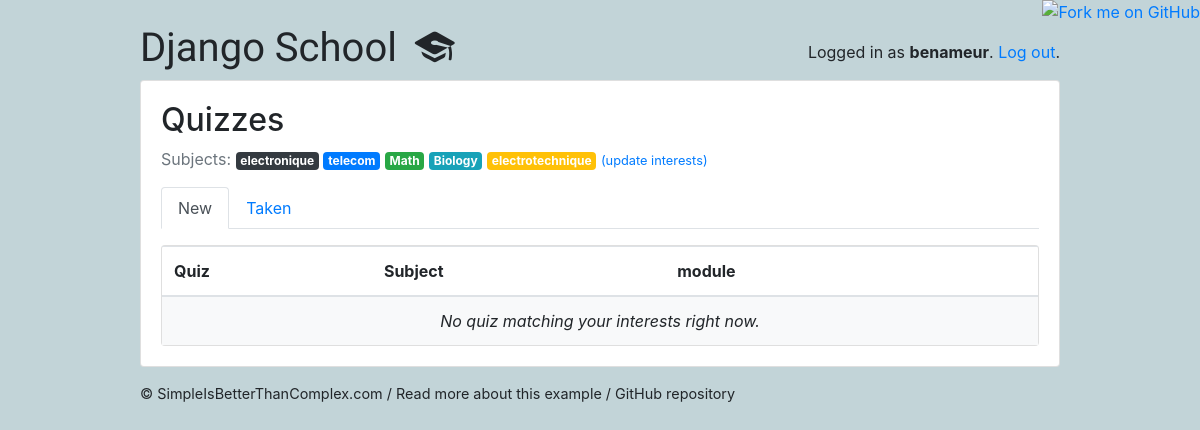
Before: /students/ (signed in) with the older database file.
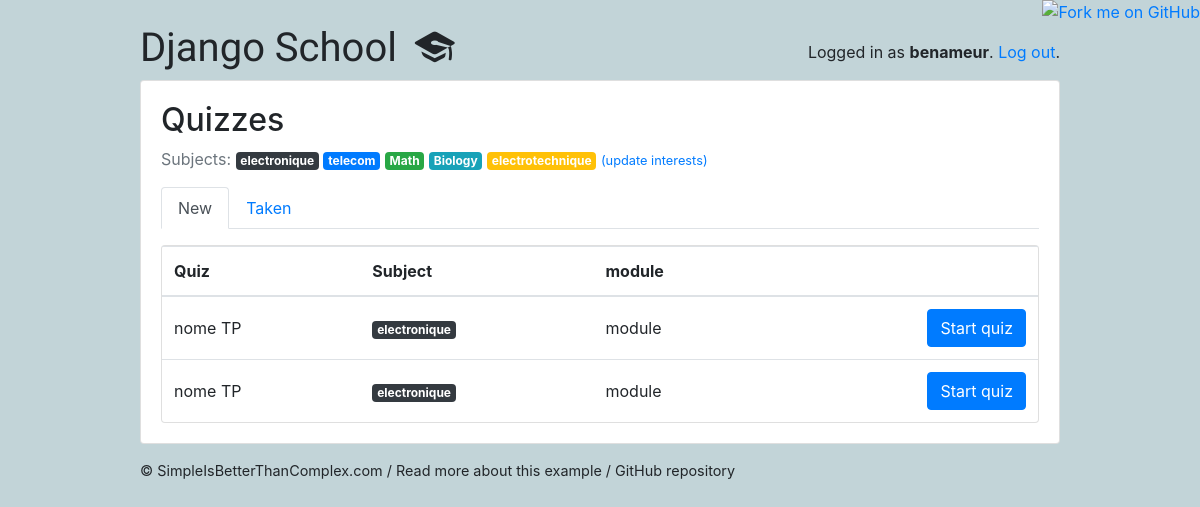
After: the same page with the newer database file.
### classroom/models.py (models this page shows, shortened)
class Subject(models.Model):
    name = models.CharField(max_length=30)
    color = models.CharField(max_length=7, default='#007bff')
    def get_html_badge(self):
        name = escape(self.name)
        color = escape(self.color)
        html = '<span class="badge badge-primary" style="background-color: %s">%s</span>' % (color, name)
        return mark_safe(html)

class Quiz(models.Model):
    owner = models.ForeignKey(User, on_delete=models.CASCADE, related_name='quizzes')
    name = models.CharField(max_length=255 , default='nome TP')
    subject = models.ForeignKey(Subject, on_delete=models.CASCADE, related_name='quizzes')
    type_tp_posible = (
        ('RC', 'RC'),
        ('R', 'R'),
        ('RL', 'RL'),
    )
    type_tp = models.CharField(max_length=6 ,choices=type_tp_posible)
    description = models.TextField('description', max_length=500)
    module = models.CharField(max_length=255, default='module')

### classroom/views/students.py (the view)
# urls.py: path('', students.QuizListView.as_view(), name='quiz_list'),
@method_decorator([login_required, student_required], name='dispatch')
class QuizListView(ListView):
    model = Quiz
    ordering = ('name', )
    context_object_name = 'quizzes'
    template_name = 'classroom/students/quiz_list.html'
    def get_queryset(self):
        student = self.request.user.student
        student_interests = student.interests.values_list('pk', flat=True)
        taken_quizzes = student.quizzes.values_list('pk', flat=True)
        queryset = Quiz.objects.filter(subject__in=student_interests) \
            .exclude(pk__in=taken_quizzes) \
            .annotate(questions_count=Count('questions')) \
            .filter(questions_count__gt=0)
        return queryset

### classroom/templates/classroom/students/quiz_list.html
{% extends 'base.html' %}
{% block content %}
  {% include 'classroom/students/_header.html' with active='new' %}
  <div class="card">
    <table class="table mb-0">
      <thead>
        <tr>
          <th>Quiz</th>
          <th>Subject</th>
          <th>module</th>
          <th></th>
        </tr>
      </thead>
      <tbody>
        {% for quiz in quizzes %}
          <tr>
            <td class="align-middle">{{ quiz.name }}</td>
            <td class="align-middle">{{ quiz.subject.get_html_badge }}</td>
            <td class="align-middle">{{ quiz.module }} </td>
            <td class="text-right">
              <a href="{% url 'students:take_quiz' quiz.pk %}" class="btn btn-primary">Start quiz</a>
            </td>
          </tr>
        {% empty %}
          <tr>
            <td class="bg-light text-center font-italic" colspan="4">No quiz matching your interests right now.</td>
          </tr>
        {% endfor %}
      </tbody>
    </table>
  </div>
{% endblock %}

### classroom/templates/classroom/students/_header.html
<h2>Quizzes</h2>
<p class="text-muted">
  Subjects:{% for subject in user.student.interests.all %} {{ subject.get_html_badge }}{% endfor %}
  <a href="{% url 'students:student_interests' %}"><small>(update interests)</small></a>
</p>
<ul class="nav nav-tabs mb-3">
  <li class="nav-item">
    <a class="nav-link{% if active == 'new' %} active{% endif %}" href="{% url 'students:quiz_list' %}">New</a>
  </li>
  <li class="nav-item">
    <a class="nav-link{% if active == 'taken' %} active{% endif %}" href="{% url 'students:taken_quiz_list' %}">Taken</a>
  </li>
</ul>

Changed rows visible on the page:
added Quiz: name "nome TP", subject.get_html_badge "electronique", module "module"
added Quiz: name "nome TP", subject.get_html_badge "electronique", module "module"
Other visible differences:
text no longer shown: "No quiz matching your interests right now."
